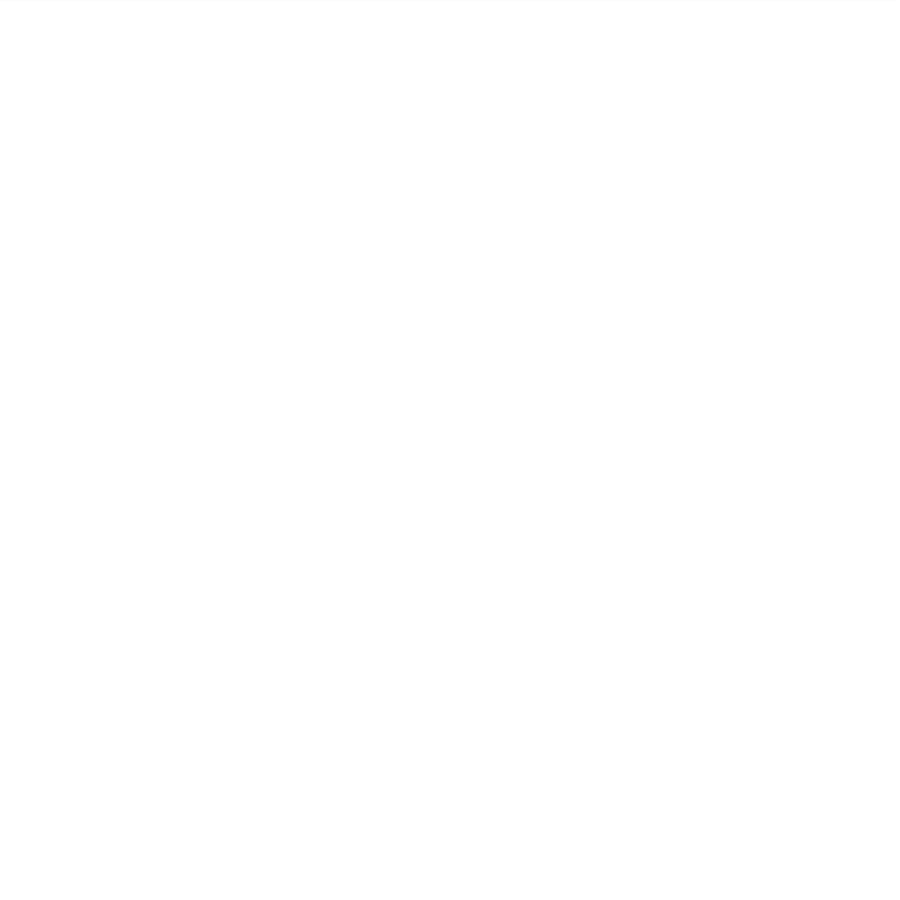
Frame 1 (no input)
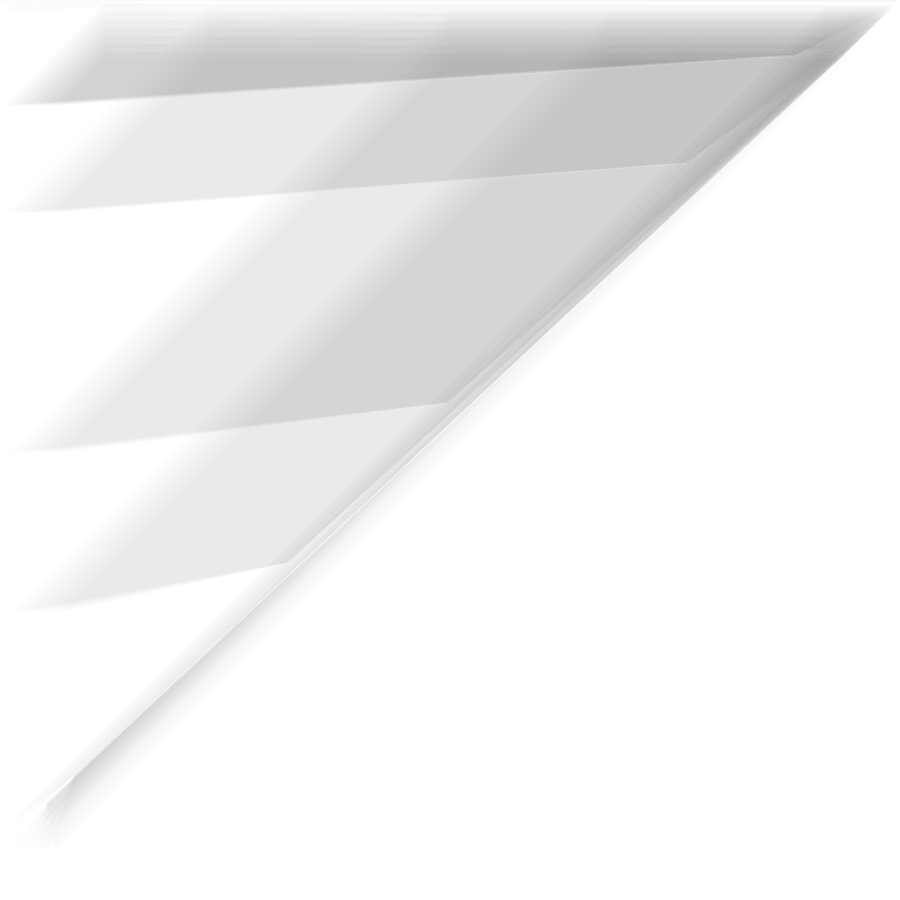
Frame 60 (no input)
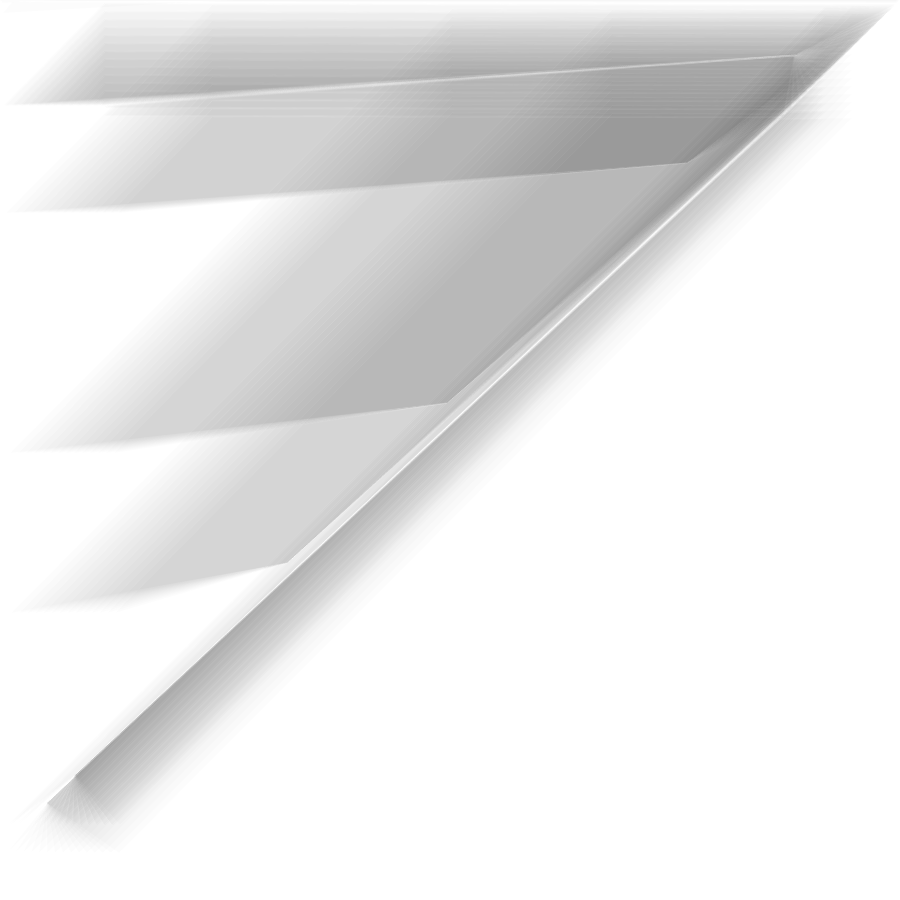
Frame 120 (the mouse pressed at the canvas centre since frame 60)

The p5.js sketch that drew these frames (run headless with seeded random() and noise() and a simulated clock; from frame 60 on, the mouse is pressed at the canvas centre):

// p5.js sketch
// ── sketch.js
s=900,i=j=0; //creating variables for the canvas size//
function setup() //function to setup the canvas
{createCanvas(s,s);//creating a 900x900 canvas(square)//
    stroke(255,9);// setting the stroke color to white with an alpha of 9//
    fill(9,3)}//setting the fill color to black with an alpha of 3//
    function draw()//function to draw the shapes which runs over and over again(usually 60 times per second)//
    {quad//gives4points?// 
        (i++,j++,j,i,s-i,i-50,s-j,j);//draws a quadrilateral with the given points//
        i=(i<<j%4)%1200;
        j=j%s}// next, the variable i is updated by shifting it left by j modulo 4 and then taking the result modulo 1200. The variable j is updated by taking it modulo s (900). This creates a dynamic effect as the quadrilateral changes its shape and position over time.//
